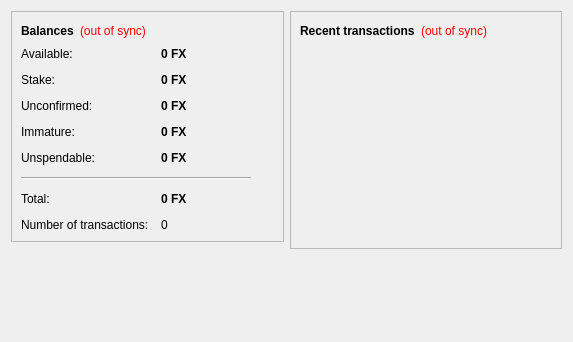
<?xml version="1.0" encoding="UTF-8"?>
<ui version="4.0">
 <class>OverviewPage</class>
 <widget class="QWidget" name="OverviewPage">
  <property name="geometry">
   <rect>
    <x>0</x>
    <y>0</y>
    <width>573</width>
    <height>342</height>
   </rect>
  </property>
  <property name="windowTitle">
   <string>Form</string>
  </property>
  <layout class="QHBoxLayout" name="horizontalLayout" stretch="1,1">
   <item>
    <layout class="QVBoxLayout" name="verticalLayout_2">
     <item>
      <widget class="QFrame" name="frame">
       <property name="frameShape">
        <enum>QFrame::StyledPanel</enum>
       </property>
       <property name="frameShadow">
        <enum>QFrame::Raised</enum>
       </property>
       <layout class="QVBoxLayout" name="verticalLayout_4">
        <item>
         <layout class="QHBoxLayout" name="horizontalLayout_4">
          <item>
           <widget class="QLabel" name="label_5">
            <property name="font">
             <font>
              <weight>75</weight>
              <bold>true</bold>
             </font>
            </property>
            <property name="text">
             <string>Balances</string>
            </property>
           </widget>
          </item>
          <item>
           <widget class="QLabel" name="labelWalletStatus">
            <property name="toolTip">
             <string>The displayed information may be out of date. Your wallet automatically synchronizes with the FCoin network after a connection is established, but this process has not completed yet.</string>
            </property>
            <property name="styleSheet">
             <string notr="true">QLabel { color: red; }</string>
            </property>
            <property name="text">
             <string notr="true">(out of sync)</string>
            </property>
            <property name="alignment">
             <set>Qt::AlignLeading|Qt::AlignLeft|Qt::AlignVCenter</set>
            </property>
           </widget>
          </item>
          <item>
           <spacer name="horizontalSpacer_2">
            <property name="orientation">
             <enum>Qt::Horizontal</enum>
            </property>
            <property name="sizeHint" stdset="0">
             <size>
              <width>40</width>
              <height>20</height>
             </size>
            </property>
           </spacer>
          </item>
         </layout>
        </item>
        <item>
         <layout class="QFormLayout" name="formLayout_2">
          <property name="fieldGrowthPolicy">
           <enum>QFormLayout::AllNonFixedFieldsGrow</enum>
          </property>
          <property name="horizontalSpacing">
           <number>12</number>
          </property>
          <property name="verticalSpacing">
           <number>12</number>
          </property>
          <item row="0" column="0">
           <widget class="QLabel" name="labelAvailableText">
            <property name="toolTip">
             <string>Your current available balance</string>
            </property>
            <property name="text">
             <string>Available:</string>
            </property>
           </widget>
          </item>
          <item row="0" column="1">
           <widget class="QLabel" name="labelAvailable">
            <property name="font">
             <font>
              <weight>75</weight>
              <bold>true</bold>
             </font>
            </property>
            <property name="cursor">
             <cursorShape>IBeamCursor</cursorShape>
            </property>
            <property name="toolTip">
             <string>Your current available balance</string>
            </property>
            <property name="text">
             <string notr="true">0 FX</string>
            </property>
            <property name="alignment">
             <set>Qt::AlignLeading|Qt::AlignLeft|Qt::AlignVCenter</set>
            </property>
            <property name="textInteractionFlags">
             <set>Qt::LinksAccessibleByMouse|Qt::TextSelectableByKeyboard|Qt::TextSelectableByMouse</set>
            </property>
           </widget>
          </item>
          <item row="1" column="0">
           <widget class="QLabel" name="label_6">
            <property name="toolTip">
             <string>Total of coins that was staked, and do not yet count toward the current balance</string>
            </property>
            <property name="text">
             <string>Stake:</string>
            </property>
           </widget>
          </item>
          <item row="1" column="1">
           <widget class="QLabel" name="labelStake">
            <property name="font">
             <font>
              <weight>75</weight>
              <bold>true</bold>
             </font>
            </property>
            <property name="cursor">
             <cursorShape>IBeamCursor</cursorShape>
            </property>
            <property name="toolTip">
             <string>Total of coins that was staked, and do not yet count toward the current balance</string>
            </property>
            <property name="text">
             <string notr="true">0 FX</string>
            </property>
            <property name="alignment">
             <set>Qt::AlignLeading|Qt::AlignLeft|Qt::AlignVCenter</set>
            </property>
            <property name="textInteractionFlags">
             <set>Qt::LinksAccessibleByMouse|Qt::TextSelectableByKeyboard|Qt::TextSelectableByMouse</set>
            </property>
           </widget>
          </item>
          <item row="2" column="0">
           <widget class="QLabel" name="label_3">
            <property name="toolTip">
             <string>Total of transactions that have yet to be confirmed, and do not yet count toward the current balance</string>
            </property>
            <property name="text">
             <string>Unconfirmed:</string>
            </property>
           </widget>
          </item>
          <item row="2" column="1">
           <widget class="QLabel" name="labelUnconfirmed">
            <property name="font">
             <font>
              <weight>75</weight>
              <bold>true</bold>
             </font>
            </property>
            <property name="cursor">
             <cursorShape>IBeamCursor</cursorShape>
            </property>
            <property name="toolTip">
             <string>Total of transactions that have yet to be confirmed, and do not yet count toward the current balance</string>
            </property>
            <property name="text">
             <string notr="true">0 FX</string>
            </property>
            <property name="alignment">
             <set>Qt::AlignLeading|Qt::AlignLeft|Qt::AlignVCenter</set>
            </property>
            <property name="textInteractionFlags">
             <set>Qt::LinksAccessibleByMouse|Qt::TextSelectableByKeyboard|Qt::TextSelectableByMouse</set>
            </property>
           </widget>
          </item>
          <item row="3" column="0">
           <widget class="QLabel" name="labelImmatureText">
            <property name="toolTip">
             <string>Mined balance that has not yet matured</string>
            </property>
            <property name="text">
             <string>Immature:</string>
            </property>
           </widget>
          </item>
          <item row="3" column="1">
           <widget class="QLabel" name="labelImmature">
            <property name="font">
             <font>
              <weight>75</weight>
              <bold>true</bold>
             </font>
            </property>
            <property name="toolTip">
             <string>Mined balance that has not yet matured</string>
            </property>
            <property name="text">
             <string notr="true">0 FX</string>
            </property>
            <property name="alignment">
             <set>Qt::AlignLeading|Qt::AlignLeft|Qt::AlignVCenter</set>
            </property>
            <property name="textInteractionFlags">
             <set>Qt::LinksAccessibleByMouse|Qt::TextSelectableByKeyboard|Qt::TextSelectableByMouse</set>
            </property>
           </widget>
          </item>
          <item row="4" column="0">
           <widget class="QLabel" name="labelBalanceWatchOnlyText">
            <property name="toolTip">
             <string>Your unspendable balance</string>
            </property>
            <property name="text">
             <string>Unspendable:</string>
            </property>
           </widget>
          </item>
          <item row="4" column="1">
           <widget class="QLabel" name="labelBalanceWatchOnly">
            <property name="font">
             <font>
              <weight>75</weight>
              <bold>true</bold>
             </font>
            </property>
            <property name="cursor">
             <cursorShape>IBeamCursor</cursorShape>
            </property>
            <property name="toolTip">
             <string>Your unspendable balance</string>
            </property>
            <property name="text">
             <string notr="true">0 FX</string>
            </property>
            <property name="alignment">
             <set>Qt::AlignLeading|Qt::AlignLeft|Qt::AlignVCenter</set>
            </property>
            <property name="textInteractionFlags">
             <set>Qt::LinksAccessibleByMouse|Qt::TextSelectableByKeyboard|Qt::TextSelectableByMouse</set>
            </property>
           </widget>
          </item>
          <item row="5" column="0" colspan="2">
           <widget class="Line" name="line">
            <property name="maximumSize">
             <size>
              <width>230</width>
              <height>16777215</height>
             </size>
            </property>
            <property name="orientation">
             <enum>Qt::Horizontal</enum>
            </property>
           </widget>
          </item>
          <item row="6" column="0">
           <widget class="QLabel" name="labelTotalText">
            <property name="toolTip">
             <string>Your current total balance</string>
            </property>
            <property name="text">
             <string>Total:</string>
            </property>
           </widget>
          </item>
          <item row="6" column="1">
           <widget class="QLabel" name="labelTotal">
            <property name="font">
             <font>
              <weight>75</weight>
              <bold>true</bold>
             </font>
            </property>
            <property name="toolTip">
             <string>Your current total balance</string>
            </property>
            <property name="text">
             <string notr="true">0 FX</string>
            </property>
            <property name="alignment">
             <set>Qt::AlignLeading|Qt::AlignLeft|Qt::AlignVCenter</set>
            </property>
            <property name="textInteractionFlags">
             <set>Qt::LinksAccessibleByMouse|Qt::TextSelectableByKeyboard|Qt::TextSelectableByMouse</set>
            </property>
           </widget>
          </item>
          <item row="7" column="0">
           <widget class="QLabel" name="label_2">
            <property name="toolTip">
             <string>Total number of transactions in wallet</string>
            </property>
            <property name="text">
             <string>Number of transactions:</string>
            </property>
           </widget>
          </item>
          <item row="7" column="1">
           <widget class="QLabel" name="labelNumTransactions">
            <property name="toolTip">
             <string>Total number of transactions in wallet</string>
            </property>
            <property name="text">
             <string notr="true">0</string>
            </property>
           </widget>
          </item>
         </layout>
        </item>
       </layout>
      </widget>
     </item>
     <item>
      <spacer name="verticalSpacer">
       <property name="orientation">
        <enum>Qt::Vertical</enum>
       </property>
       <property name="sizeHint" stdset="0">
        <size>
         <width>20</width>
         <height>40</height>
        </size>
       </property>
      </spacer>
     </item>
    </layout>
   </item>
   <item>
    <layout class="QVBoxLayout" name="verticalLayout_3">
     <item>
      <widget class="QFrame" name="frame_2">
       <property name="frameShape">
        <enum>QFrame::StyledPanel</enum>
       </property>
       <property name="frameShadow">
        <enum>QFrame::Raised</enum>
       </property>
       <layout class="QVBoxLayout" name="verticalLayout">
        <item>
         <layout class="QHBoxLayout" name="horizontalLayout_2">
          <item>
           <widget class="QLabel" name="label_4">
            <property name="text">
             <string>&lt;b&gt;Recent transactions&lt;/b&gt;</string>
            </property>
           </widget>
          </item>
          <item>
           <widget class="QLabel" name="labelTransactionsStatus">
            <property name="toolTip">
             <string>The displayed information may be out of date. Your wallet automatically synchronizes with the FCoin network after a connection is established, but this process has not completed yet.</string>
            </property>
            <property name="styleSheet">
             <string notr="true">QLabel { color: red; }</string>
            </property>
            <property name="text">
             <string notr="true">(out of sync)</string>
            </property>
            <property name="alignment">
             <set>Qt::AlignRight|Qt::AlignTrailing|Qt::AlignVCenter</set>
            </property>
           </widget>
          </item>
          <item>
           <spacer name="horizontalSpacer">
            <property name="orientation">
             <enum>Qt::Horizontal</enum>
            </property>
            <property name="sizeHint" stdset="0">
             <size>
              <width>40</width>
              <height>20</height>
             </size>
            </property>
           </spacer>
          </item>
         </layout>
        </item>
        <item>
         <widget class="QListView" name="listTransactions">
          <property name="styleSheet">
           <string notr="true">QListView { background: transparent; }</string>
          </property>
          <property name="frameShape">
           <enum>QFrame::NoFrame</enum>
          </property>
          <property name="verticalScrollBarPolicy">
           <enum>Qt::ScrollBarAlwaysOff</enum>
          </property>
          <property name="horizontalScrollBarPolicy">
           <enum>Qt::ScrollBarAlwaysOff</enum>
          </property>
          <property name="selectionMode">
           <enum>QAbstractItemView::NoSelection</enum>
          </property>
         </widget>
        </item>
       </layout>
      </widget>
     </item>
     <item>
      <spacer name="verticalSpacer_2">
       <property name="orientation">
        <enum>Qt::Vertical</enum>
       </property>
       <property name="sizeHint" stdset="0">
        <size>
         <width>20</width>
         <height>40</height>
        </size>
       </property>
      </spacer>
     </item>
    </layout>
   </item>
  </layout>
 </widget>
 <resources/>
 <connections/>
</ui>
